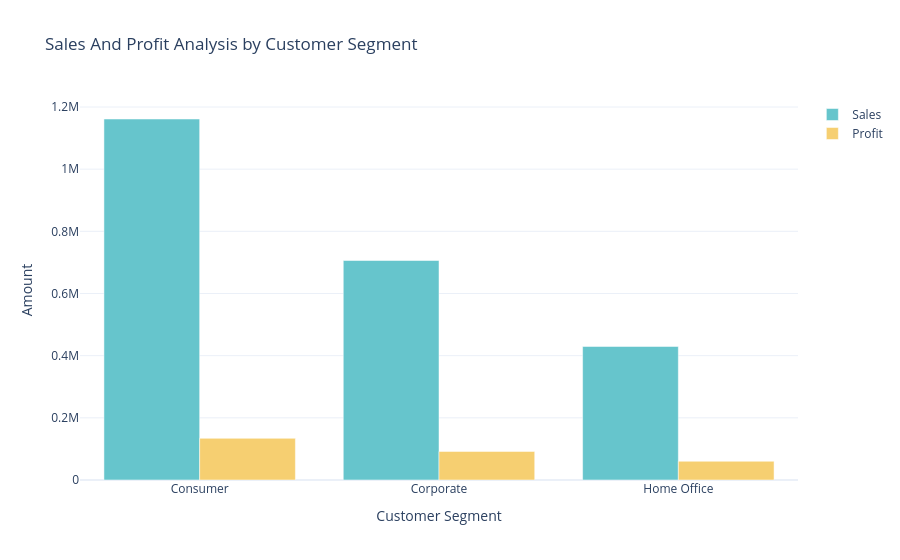

The code cell stored with this chart in its notebook:
### Code cell
#Sales Profit by Customer Segment
Sales_Profit_by_segment=data.groupby('Segment').agg({'Sales':'sum','Profit':'sum'}).reset_index()
Sales_Profit_by_segment
color_palette=colors.qualitative.Pastel
#Plot graph
fig=go.Figure()
fig.add_trace(go.Bar(x=Sales_Profit_by_segment['Segment'],
                    y=Sales_Profit_by_segment['Sales'],
                    name='Sales',
                    marker_color=color_palette[0]))
fig.add_trace(go.Bar(x=Sales_Profit_by_segment['Segment'],
                    y=Sales_Profit_by_segment['Profit'],
                    name='Profit',
                    marker_color=color_palette[1]))
fig.update_layout(title='Sales And Profit Analysis by Customer Segment',
                 xaxis_title='Customer Segment',
                 yaxis_title='Amount')
fig.show()

### Figure 1 — Plotly figure (JSON) as saved in the notebook; plotly's stock layout.template omitted (floating-point values rounded to 4 significant figures)
{"data": [{"marker": {"color": "rgb(102, 197, 204)"}, "name": "Sales", "type": "bar", "x": ["Consumer", "Corporate", "Home Office"], "y": [1161000.0, 706100.0, 429700.0]}, {"marker": {"color": "rgb(246, 207, 113)"}, "name": "Profit", "type": "bar", "x": ["Consumer", "Corporate", "Home Office"], "y": [134100.0, 91980.0, 60300.0]}], "layout": {"title": {"text": "Sales And Profit Analysis by Customer Segment"}, "xaxis": {"title": {"text": "Customer Segment"}}, "yaxis": {"title": {"text": "Amount"}}}}
